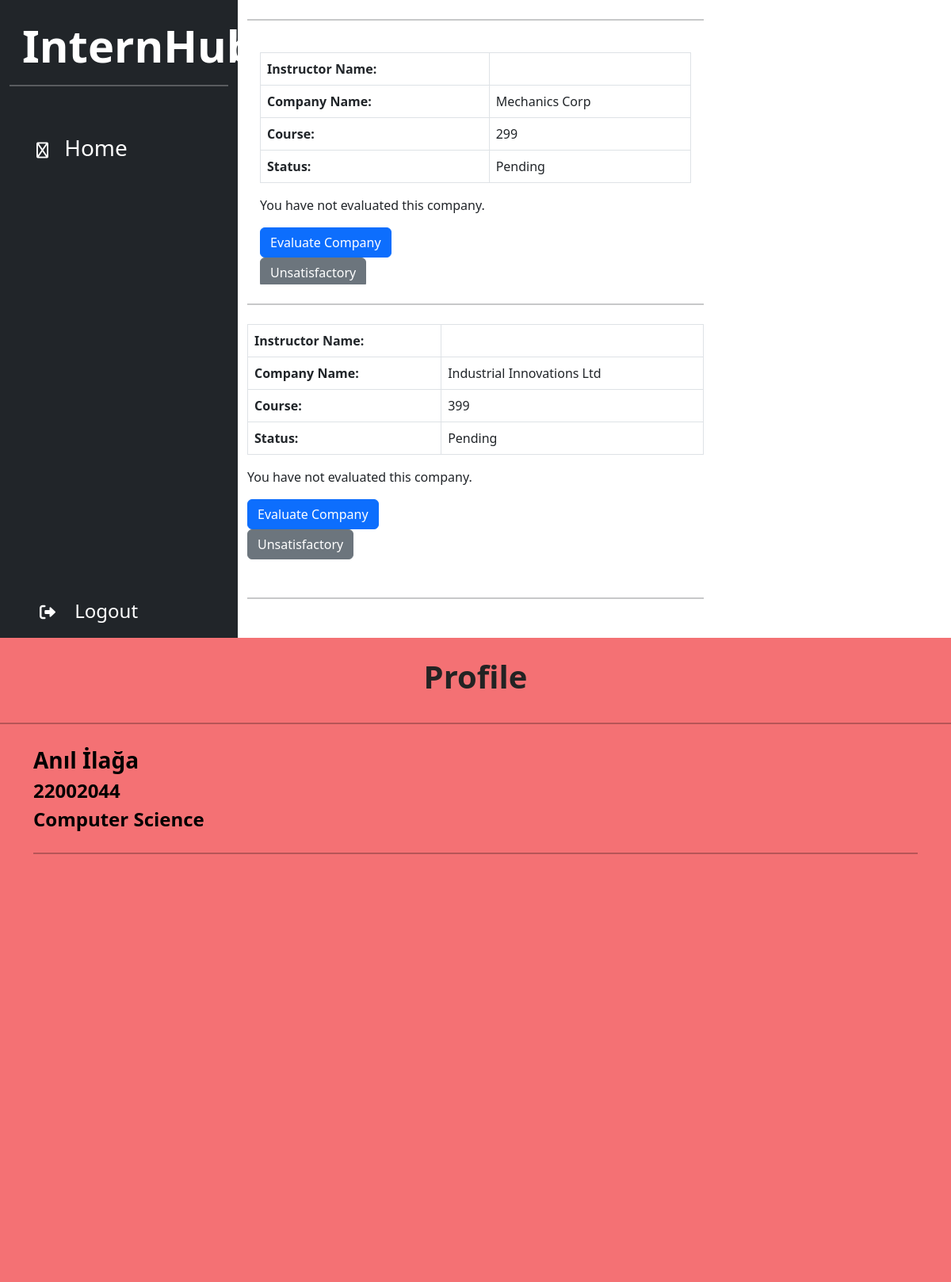
/reports/view-internships/ (signed in), run on an earlier commit of the app's database.
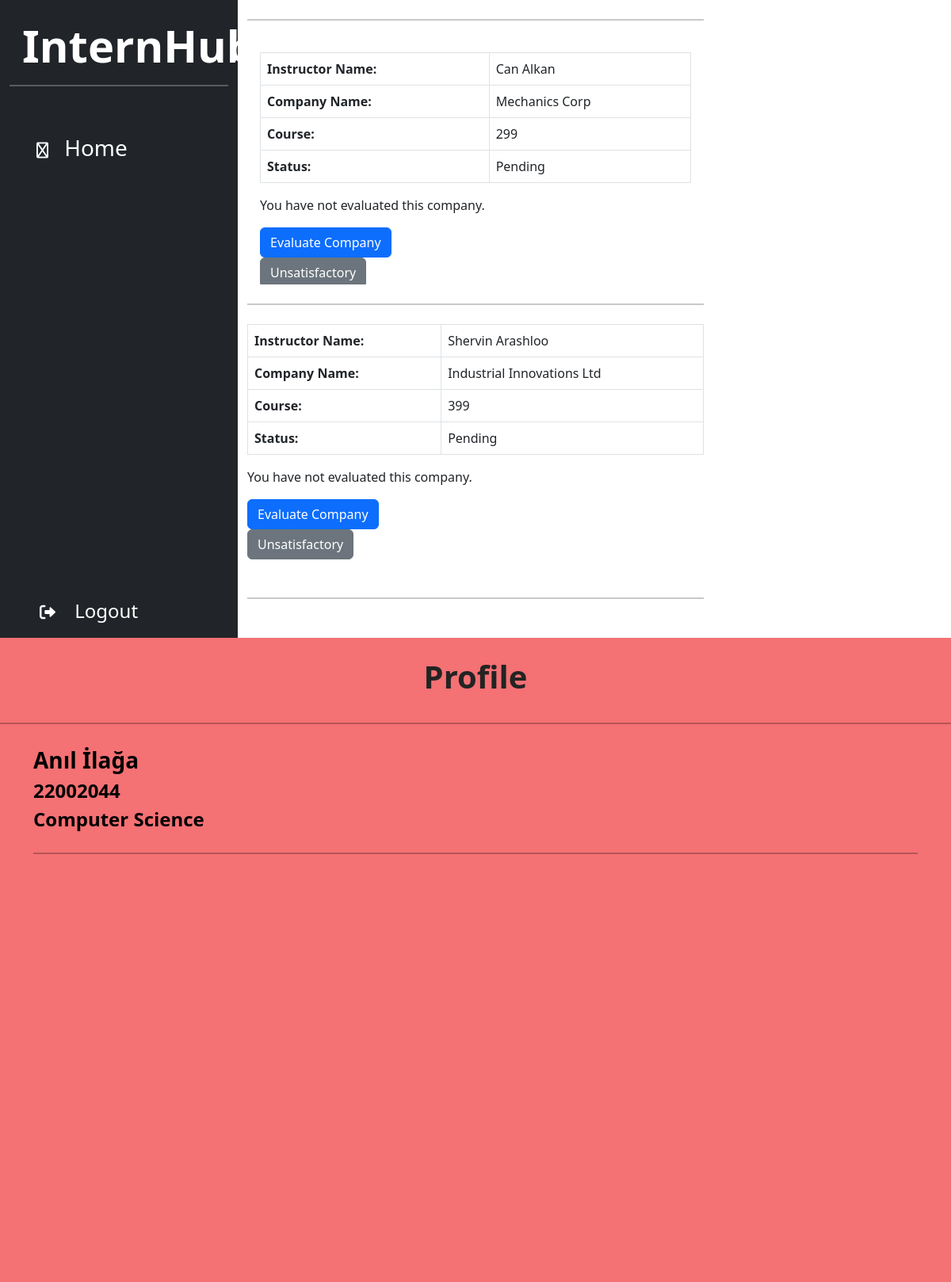
And on a later commit of the database.
### reports/models.py (models this page shows, shortened)
class Internship(models.Model):
    student = models.ForeignKey(
        Student, on_delete=models.CASCADE, null=True, related_name='internship')
    instructor = models.ForeignKey(
        Instructor, on_delete=models.SET_NULL, null=True, related_name='internship', default=None)
    course = models.ForeignKey(
        Course, on_delete=models.SET_NULL, null=True, related_name='internship')
    company = models.ForeignKey(
        Company, on_delete=models.SET_NULL, null=True, related_name='internship')
    work_and_report_evaluation_form = models.OneToOneField(WorkAndReportEvaluation, on_delete=models.SET_NULL,
                                                           null=True, related_name='internship', default=None)
    confidential_company_form = models.OneToOneField(
        ConfidentialCompany, on_delete=models.SET_NULL, null=True, related_name='internship', default=None)
    status = models.CharField(
        max_length=2,
        choices=SubmissionStatus.choices,
        default=SubmissionStatus.PENDING,
    )
    company_approval = models.OneToOneField(
        CompanyApprovalValidationApplication, on_delete=models.SET_NULL, null=True, related_name='internship')
    company_evaluation = models.OneToOneField(
        EvaluationByStudent, on_delete=models.SET_NULL, null=True, related_name='internship', default=None)

### company/models.py (models this page shows, shortened)
class Company(models.Model):
    name = models.CharField(max_length=100, null=True, unique=True)
    field = models.CharField(max_length=100, null=True)
    departments = models.ManyToManyField(EngineeringDepartment, blank=True)
    status = models.CharField(max_length=20, choices=STATUS_CHOICES, default='PENDING', null=True)

### users/models.py (models this page shows, shortened)
class Course(models.Model):
    code = models.CharField(max_length=3, unique=True)
    name = models.CharField(max_length=50, blank=True)
    def __str__(self):
        return self.code

class RoleMixin(models.Model):
    class Role(models.TextChoices):
        SUPERUSER = 'SUPERUSER', 'Superuser'
        STUDENT = 'STUDENT', 'Student'
        DEAN = 'DEAN', 'Dean'
        CHAIR = 'CHAIR', 'Chair'
        INSTRUCTOR = 'INSTRUCTOR', 'Instructor'
        DEPARTMENTSECRETARY = 'DEPARTMENT_SECRETARY', 'Department Secretary'
    role = models.CharField(max_length=50, choices=Role.choices, blank=True)
    class Meta:
        abstract = True

class User(AbstractBaseUser, PermissionsMixin, RoleMixin):
    first_name = models.CharField(max_length=50, null=True)
    last_name = models.CharField(max_length=50, null=True)
    email = models.EmailField(max_length=50, unique=True, null=True)
    user_id = models.CharField(max_length=8, unique=True, null=False)
    department = models.ForeignKey(
        EngineeringDepartment, on_delete=models.SET_NULL, null=True)
    created_date = models.DateTimeField(auto_now_add=True)
    modified_date = models.DateTimeField(auto_now=True)
    is_admin = models.BooleanField(default=False)
    is_active = models.BooleanField(default=True)
    is_staff = models.BooleanField(default=False)
    is_superuser = models.BooleanField(default=False)
    USERNAME_FIELD = 'user_id'
    REQUIRED_FIELDS = []
    objects = UserManager()
    user_permissions = models.ManyToManyField(
        Permission, related_name='%(class)spermissions', blank=True)
    def __str__(self):
        if self.first_name is None or self.last_name is None:
            return self.user_id
        return self.first_name + ' ' + self.last_name

class EngineeringDepartment(models.Model):
    code = models.CharField(max_length=5, unique=True)
    name = models.CharField(max_length=50, blank=True)
    def __str__(self):
        return self.name

### reports/views.py (the view, shortened to what this page needs)
# urls.py: path('view-internships/', views.ListInternshipsView.as_view(), name='view_internships'),
class ListInternshipsView(LoginRequiredMixin, RoleRequiredMixin, ListView):
    template_name = 'reports/view_internships.html'
    model = Internship
    context_object_name = 'internships'
    ordering = 'id'
    allowed_roles = ['INSTRUCTOR', 'STUDENT', 'DEPARTMENT_SECRETARY']
    def get_queryset(self):
        if self.request.user.role == 'STUDENT':
            return Internship.objects.filter(student__user_id=self.request.user.user_id)
        elif self.request.user.role == 'INSTRUCTOR':
            return Internship.objects.filter(instructor__user_id=self.request.user.user_id)
        else:
            return Internship.objects.filter(student__department=self.request.user.department)
    def get_context_data(self):
        context = super().get_context_data()
        context['form'] = ExtensionForm()
        context['submission_statuses'] = {}
        context['feedback_needed'] = {}
        context['feedback_recieved'] = {}
        user = self.request.user
        context['full_name'] = str(self.request.user)
        context['user'] = user
        context['check'] = True
        for internship in context['internships']:
            if internship.submissions.exists():
                last_submission = internship.submissions.all().latest('id')
                submissions = internship.submissions.all().order_by('-id')
                second_last_submission = submissions[1] if submissions.count() > 1 else None
                if last_submission.file == "" and second_last_submission is not None:
                    context['feedback_recieved'][internship.pk] = True
                else:
                    context['feedback_recieved'][internship.pk] = False
                context['submission_statuses'][internship.pk] = last_submission.get_status_display()
                feedback_needed = bool(
                    last_submission.file.name) and last_submission.status == SubmissionStatus.PENDING
                context['feedback_needed'][internship.pk] = feedback_needed
            else:
                context['submission_statuses'][internship.pk] = None
                context['feedback_needed'][internship.pk] = False
        return context

### main/templatetags/permissions.py (called while the page is built)
@register.filter
def can_submit(user):
    return user.role in ["INSTRUCTOR", "STUDENT"]

@register.filter
def get_item(dictionary, key):
    return dictionary.get(key)

### users/views.py (called while the page is built)
    def test_func(self):
        return self.request.user.role in self.allowed_roles

### reports/templates/reports/view_internships.html (shortened to what this page needs)
{% extends 'main/home.html' %}
{% load static %}
{% load permissions %}
{% block styling %}
    <link rel="stylesheet" type="text/css" href="{% static 'main/home.css' %}">
{% endblock %}
{% block body %}
    <div class="container-fluid">
        <div class="row flex-nowrap">
            {% block left-column %}
                <div class="bg-dark col-auto col-md-4 col-lg-3 min-vh-100" id="left-column">
                    <div class="bg-dark p2">
                        <a href="/" class="d-flex text-decoration-none align-items-center mt-4 text-white">
                            <b class="display-4">
                                <span class="display-4 ms-3 d-none d-sm-inline fw-bold">InternHub</span>
                            </b>
                        </a>
                        <hr class="bg-white border-2 border-top border-white">
                        <div class="container">
                            <div class="content">
                                <ul class="nav nav-pills flex-column mt-4">
                                    <li class="nav-item py-2 py-sm-2 rounded">
                                        <button onclick="navigateToAnotherPage('/')" class="nav-link text-white w-100"
                                                style="padding-left: 12px;">
                                            <i class="fs-5 fa-regular fa-house"></i>
                                            <span class="fs-3 ms-3 d-none d-sm-inline"
                                                  id="sidebar-span">Home</span>
                                        </button>
                                    </li>
                                </ul>
                            </div>
                            <ul class="nav nav-pills flex-column mt-4">
                                <li class="nav-item py-2 py-sm-2 rounded">
                                    <a href="{% url 'users:logout' %}" class="nav-link text-white">
                                        <i class="fs-5 fa-solid fa-right-from-bracket"></i>
                                        <span class="fs-4 ms-3 d-none d-sm-inline" id="side-bar-span">Logout</span>
                                    </a>
                                </li>
                            </ul>
                        </div>
                    </div>
                </div>
            {% endblock %}
            {% block middle-column %}
                <div class="col-auto col-6" id="middle-column">
                    <div id="company-list-div">
                        <hr class="my-4 border-2 text-dark">
                        <div class="card border-0" style="height: 85vh;">
                            <div class="card-body overflow-auto">
                                {% for internship in internships %}
                                    <div class="mb-4">
                                        <table class="table table-bordered">
                                            <tr>
                                                {% if request.user.role != 'INSTRUCTOR' %}
                                                    <tr>
                                                        <th class="fw-bold">Instructor Name:</th>
                                                        <td>{{ internship.instructor.first_name }} {{ internship.instructor.last_name }}</td>
                                                    </tr>
                                                {% endif %}
                                            </tr>
                                            <tr>
                                                <th class="fw-bold">Company Name:</th>
                                                <td>{{ internship.company.name }}</td>
                                            </tr>
                                            <tr>
                                                <th class="fw-bold">Course:</th>
                                                <td>{{ internship.course }}</td>
                                            </tr>
                                            <tr>
                                                <th class="fw-bold">Status:</th>
                                                <td>{{ internship.get_status_display }}</td>
                                            </tr>
                                        </table>
                                        {% if request.user.role == 'STUDENT' %}
                                            {% if internship.company_evaluation %}
                                                <p>Your Evaluation to
                                                    Company: {{ internship.company_evaluation.grade }}</p>
                                            {% else %}
                                                <p>You have not evaluated this company.</p>
                                            {% endif %}
                                            <a href="{% url 'company:evaluate-company' internship.pk %}">
                                                <button type="submit" name="action" value="detail"
                                                        class="btn btn-primary">Evaluate Company
                                                </button>
                                            </a>
                                        {% endif %}
                                        {% if request.user|can_submit %}
                                            <form method="POST" action="{% url 'reports:view_internships' %}"
                                                  class="d-flex justify-content-between">
                                                <button type="submit" name="action" value="Unsatisfactory"
                                                        class="btn btn-secondary">Unsatisfactory
                                                </button>
                                            </form>
                                            </div>
                                        {% endif %}
                                    </div>
                                    <hr class="my-4 border-2 text-dark">
                                {% endfor %}
                            </div>
                        </div>
                    </div>
                </div>
            {% endblock %}
            {% block right-column %}
                <div class="col text-white" id="side-bar-right">
                    <h1 class="display-6 fw-semibold text-center" id="titles">Profile</h1>
                    <hr class="my-4 border-2 text-black">
                    <div class="container" id="profile-info">
                        <div class="row">
                            {% if check %}
                                <span class="fs-3 text-black fw-semibold align-left"> {{ full_name }} </span>
                                <span class="fs-4 text-black fw-semibold align-left"> {{ user.user_id }}</span>
                                <span class="fs-4 text-black fw-semibold align-left"> {{ user.department }}</span>
                            {% endif %}
                        </div>
                        <hr class="my-4 border-2 text-black">
                    </div>
                </div>
            {% endblock %}
{% endblock %}

### main/templates/main/home.html (shortened to what this page needs)
{% extends 'base.html' %}
{% load static %}
{% load permissions %}

### templates/base.html (shortened to what this page needs)
<!DOCTYPE html>
<html lang="en">
<head>
    <link href="https://cdn.jsdelivr.net/npm/bootstrap@5.3.0-alpha3/dist/css/bootstrap.min.css"
          rel="stylesheet"
>
    <link rel="stylesheet" href="https://cdnjs.cloudflare.com/ajax/libs/font-awesome/6.0.0-beta2/css/all.min.css">
    {% block styling %}
    {% endblock %}
</head>
<body>
{% block body %}{% endblock %}
</body>
</html>

### main/static/main/home.css (style rules this page uses)
.container { display: flex; flex-direction: column; min-height: 85vh; }
.content { flex-grow: 1; }
.container button { text-align: left; }
.container ul li { padding: 10px; }
.container ul a { text-decoration: none; }
#side-bar-span { padding-left: 4px; }
#side-bar-right { background: #F47174; }
#titles { padding-top: 25px; padding-bottom: 10px; color: #232323; }
#profile-info { color: #232323; }

What changed in the data, as far as the page shows it:
changed Internship "Mechanics Corp": instructor.first_name (not shown) → "Can"; instructor.last_name (not shown) → "Alkan"
changed Internship "Industrial Innovations Ltd": instructor.first_name (not shown) → "Shervin"; instructor.last_name (not shown) → "Arashloo"
